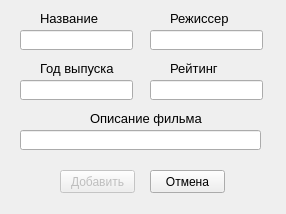
<?xml version="1.0" encoding="UTF-8"?>
<ui version="4.0">
 <class>AddToTableDialog</class>
 <widget class="QDialog" name="AddToTableDialog">
  <property name="windowModality">
   <enum>Qt::ApplicationModal</enum>
  </property>
  <property name="geometry">
   <rect>
    <x>0</x>
    <y>0</y>
    <width>286</width>
    <height>214</height>
   </rect>
  </property>
  <property name="sizePolicy">
   <sizepolicy hsizetype="Fixed" vsizetype="Fixed">
    <horstretch>0</horstretch>
    <verstretch>0</verstretch>
   </sizepolicy>
  </property>
  <property name="minimumSize">
   <size>
    <width>286</width>
    <height>214</height>
   </size>
  </property>
  <property name="maximumSize">
   <size>
    <width>286</width>
    <height>214</height>
   </size>
  </property>
  <property name="windowTitle">
   <string>Введите данные</string>
  </property>
  <property name="sizeGripEnabled">
   <bool>false</bool>
  </property>
  <property name="modal">
   <bool>true</bool>
  </property>
  <widget class="QLineEdit" name="nameLineEdit">
   <property name="geometry">
    <rect>
     <x>20</x>
     <y>30</y>
     <width>113</width>
     <height>20</height>
    </rect>
   </property>
  </widget>
  <widget class="QLineEdit" name="directorLineEdit">
   <property name="geometry">
    <rect>
     <x>150</x>
     <y>30</y>
     <width>113</width>
     <height>20</height>
    </rect>
   </property>
  </widget>
  <widget class="QLineEdit" name="yearLineEdit">
   <property name="geometry">
    <rect>
     <x>20</x>
     <y>80</y>
     <width>113</width>
     <height>20</height>
    </rect>
   </property>
  </widget>
  <widget class="QLineEdit" name="ratingLineEdit">
   <property name="geometry">
    <rect>
     <x>150</x>
     <y>80</y>
     <width>113</width>
     <height>20</height>
    </rect>
   </property>
  </widget>
  <widget class="QLabel" name="name">
   <property name="geometry">
    <rect>
     <x>40</x>
     <y>10</y>
     <width>61</width>
     <height>16</height>
    </rect>
   </property>
   <property name="font">
    <font>
     <pointsize>10</pointsize>
    </font>
   </property>
   <property name="text">
    <string>Название</string>
   </property>
  </widget>
  <widget class="QLabel" name="director">
   <property name="geometry">
    <rect>
     <x>170</x>
     <y>10</y>
     <width>61</width>
     <height>16</height>
    </rect>
   </property>
   <property name="font">
    <font>
     <pointsize>10</pointsize>
    </font>
   </property>
   <property name="text">
    <string>Режиссер</string>
   </property>
  </widget>
  <widget class="QLabel" name="year">
   <property name="geometry">
    <rect>
     <x>40</x>
     <y>60</y>
     <width>81</width>
     <height>16</height>
    </rect>
   </property>
   <property name="font">
    <font>
     <pointsize>10</pointsize>
    </font>
   </property>
   <property name="text">
    <string>Год выпуска</string>
   </property>
  </widget>
  <widget class="QLabel" name="rating">
   <property name="geometry">
    <rect>
     <x>170</x>
     <y>60</y>
     <width>61</width>
     <height>16</height>
    </rect>
   </property>
   <property name="font">
    <font>
     <pointsize>10</pointsize>
    </font>
   </property>
   <property name="text">
    <string>Рейтинг</string>
   </property>
  </widget>
  <widget class="QLabel" name="label_5">
   <property name="geometry">
    <rect>
     <x>90</x>
     <y>110</y>
     <width>131</width>
     <height>16</height>
    </rect>
   </property>
   <property name="font">
    <font>
     <pointsize>10</pointsize>
    </font>
   </property>
   <property name="text">
    <string>Описание фильма</string>
   </property>
  </widget>
  <widget class="QPushButton" name="addButton">
   <property name="enabled">
    <bool>false</bool>
   </property>
   <property name="geometry">
    <rect>
     <x>60</x>
     <y>170</y>
     <width>75</width>
     <height>23</height>
    </rect>
   </property>
   <property name="text">
    <string>Добавить</string>
   </property>
  </widget>
  <widget class="QPushButton" name="canselButton">
   <property name="geometry">
    <rect>
     <x>150</x>
     <y>170</y>
     <width>75</width>
     <height>23</height>
    </rect>
   </property>
   <property name="text">
    <string>Отмена</string>
   </property>
  </widget>
  <widget class="QLineEdit" name="InfoLineEdit">
   <property name="geometry">
    <rect>
     <x>20</x>
     <y>130</y>
     <width>241</width>
     <height>20</height>
    </rect>
   </property>
  </widget>
 </widget>
 <resources/>
 <connections/>
</ui>
